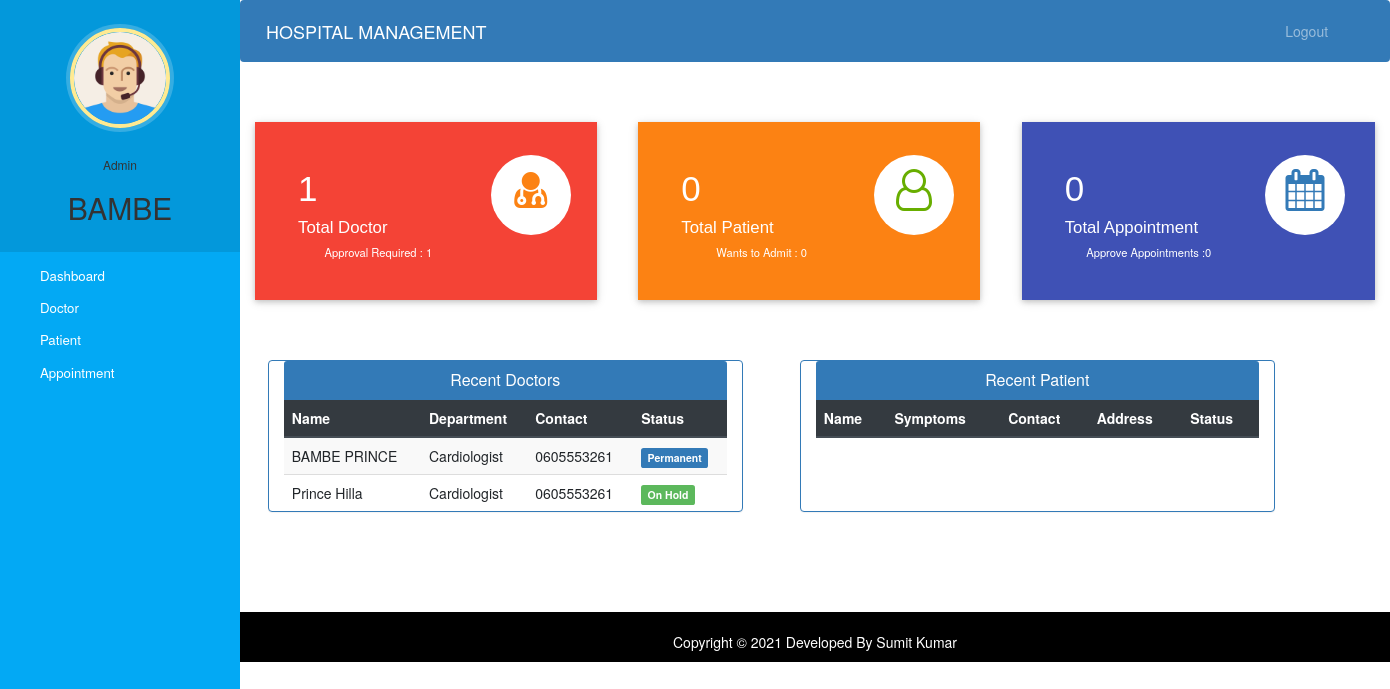
Page /admin-dashboard (signed in) on the committed database.
### hospital/models.py (models this page shows, shortened)
class Doctor(models.Model):
    user=models.OneToOneField(User,on_delete=models.CASCADE)
    profile_pic= models.ImageField(upload_to='profile_pic/DoctorProfilePic/',null=True,blank=True)
    address = models.CharField(max_length=40)
    mobile = models.CharField(max_length=20,null=True)
    department= models.CharField(max_length=50,choices=departments,default='Cardiologist')
    status=models.BooleanField(default=False)
    @property
    def get_name(self):
        return self.user.first_name+" "+self.user.last_name

### hospital/views.py (the view)
# urls.py: path('admin-dashboard', views.admin_dashboard_view,name='admin-dashboard'),
@login_required(login_url='adminlogin')
@user_passes_test(is_admin)
def admin_dashboard_view(request):
    doctors=models.Doctor.objects.all().order_by('-id')
    patients=models.Patient.objects.all().order_by('-id')
    doctorcount=models.Doctor.objects.all().filter(status=True).count()
    pendingdoctorcount=models.Doctor.objects.all().filter(status=False).count()
    patientcount=models.Patient.objects.all().filter(status=True).count()
    pendingpatientcount=models.Patient.objects.all().filter(status=False).count()
    appointmentcount=models.Appointment.objects.all().filter(status=True).count()
    pendingappointmentcount=models.Appointment.objects.all().filter(status=False).count()
    mydict={
    'doctors':doctors,
    'patients':patients,
    'doctorcount':doctorcount,
    'pendingdoctorcount':pendingdoctorcount,
    'patientcount':patientcount,
    'pendingpatientcount':pendingpatientcount,
    'appointmentcount':appointmentcount,
    'pendingappointmentcount':pendingappointmentcount,
    }
    return render(request,'hospital/admin_dashboard.html',context=mydict)

### hospital/views.py (called while the page is built)
def is_admin(user):
    return user.groups.filter(name='ADMIN').exists()

### templates/hospital/admin_dashboard.html (shortened to what this page needs)
{% extends 'hospital/admin_base.html' %}
{% load static %}
{% block content %}
{%include 'hospital/admin_dashboard_cards.html'%}
<br><br><br>
<div class="container">
  <div class="row">
    <div class="panel panel-primary col-md-5" style="margin-left:2%;">
      <div class="panel-heading" style="text-align:center;">
        <h6 class="panel-title">Recent Doctors</h6>
      </div>
      <table class="table table-hover table-striped" id="dev-table">
        <thead class="thead-dark">
          <tr>
            <th>Name</th>
            <th>Department</th>
            <th>Contact</th>
            <th>Status</th>
          </tr>
        </thead>
        {% for d in doctors %}
        <tr>
          <td> {{d.get_name}}</td>
          <td>{{d.department}}</td>
          <td>{{d.mobile}}</td>
          {%if d.status%}
          <td> <span class="label label-primary">Permanent</span></td>
          {% else %}
          <td> <span class="label label-success">On Hold</span></td>
          {% endif %}
        </tr>
        {% endfor %}
      </table>
    </div>
    <div class="panel panel-primary col-md-5" style="margin-left:5%;">
      <div class="panel-heading" style="text-align:center;">
        <h6 class="panel-title">Recent Patient</h6>
      </div>
      <table class="table table-hover table-striped" id="dev-table">
        <thead class="thead-dark">
          <tr>
            <th>Name</th>
            <th>Symptoms</th>
            <th>Contact</th>
            <th>Address</th>
            <th>Status</th>
          </tr>
        </thead>
      </table>
    </div>
  </div>
</div>
{% endblock content %}

### templates/hospital/admin_base.html (shortened to what this page needs)
<!DOCTYPE html>
{% load static %}
<html lang="en">
<head>
  <link rel="stylesheet" href="https://stackpath.bootstrapcdn.com/bootstrap/4.3.1/css/bootstrap.min.css">
  <link rel="stylesheet" href="https://maxcdn.bootstrapcdn.com/font-awesome/4.7.0/css/font-awesome.min.css">
  <link rel="stylesheet" href="{% static '/style.css' %}">
</head>
<body>
  <nav class="menu" tabindex="0">
    <header class="avatar">
      <img src="{% static "images/adminpropic.png" %}" />
      <br><br>
      <h6>Admin</h6>
      <h2>{{request.user.first_name}}</h2>
    </header>
    <ul>
      <li tabindex="0" class="icon-dashboard"> <a style="color:white; text-decoration:none;" href="/admin-dashboard"><span>Dashboard</span></a> </li>
      <li tabindex="0" class="icon-customers"> <a style="color:white; text-decoration:none;" href="/admin-doctor"><span>Doctor</span></a></li>
      <li tabindex="0" class="icon-users"> <a style="color:white; text-decoration:none;" href="/admin-patient"><span>Patient</span></a></li>
      <li tabindex="0" class="icon-calendar"> <a style="color:white; text-decoration:none;" href="/admin-appointment"><span>Appointment</span></a></li>
    </ul>
  </nav>
  <main>
    <div class="bs-example">
      <nav class="navbar navbar-expand-md  navbar-dark fixed-top" style="background:#337AB7;">
        <a href="/admin-dashboard" class="navbar-brand">HOSPITAL MANAGEMENT</a>
        <div class="collapse navbar-collapse justify-content-between" id="navbarCollapse">
          <div class="navbar-nav" style=" margin-left: 90%;">
            <a href="/logout" class="nav-item nav-link">Logout</a>
          </div>
        </div>
      </nav>
    </div>
    <br><br>
    {% block content %}
    {% endblock content %}
    <br><br><br><br>
    <footer>
      <br>
      <div class="container">
        <div class="row">
          <div class="col-md-12 col-sm-12">
            <div style="color:#ffffff;" class="wow fadeInUp footer-copyright">
              <p>
                Copyright &copy; 2021 Developed By Sumit Kumar </p>
            </div>
          </div>
        </div>
      </div>
    </footer>
  </main>
</body>
</html>

### templates/hospital/admin_dashboard_cards.html (shortened to what this page needs)
<!DOCTYPE html>
<html lang="en" dir="ltr">
<head>
  <link rel="stylesheet" href="https://maxcdn.bootstrapcdn.com/bootstrap/3.4.1/css/bootstrap.min.css">
  <link rel="stylesheet" href="https://cdnjs.cloudflare.com/ajax/libs/font-awesome/4.7.0/css/font-awesome.min.css">
</head>
<body>
  <div class="market-updates">
    <div class="col-md-4 market-update-gd">
      <div class="market-update-block clr-block-1">
        <div class="col-md-8 market-update-left">
          <h3>{{doctorcount}}</h3>
          <h4>Total Doctor</h4>
          <p>Approval Required : {{pendingdoctorcount}}</p>
        </div>
        <div class="col-md-4 market-update-right">
          <i class="fa fa-user-md"></i>
        </div>
        <div class="clearfix"> </div>
      </div>
    </div>
    <div class="col-md-4 market-update-gd">
      <div class="market-update-block clr-block-2">
        <div class="col-md-8 market-update-left">
          <h3>{{patientcount}}</h3>
          <h4>Total Patient</h4>
          <p>Wants to Admit : {{pendingpatientcount}}</p>
        </div>
        <div class="col-md-4 market-update-right">
          <i class="fa fa-user-o"></i>
        </div>
        <div class="clearfix"> </div>
      </div>
    </div>
    <div class="col-md-4 market-update-gd">
      <div class="market-update-block clr-block-3">
        <div class="col-md-8 market-update-left">
          <h3>{{appointmentcount}}</h3>
          <h4>Total Appointment</h4>
          <p>Approve Appointments :{{pendingappointmentcount}} </p>
        </div>
        <div class="col-md-4 market-update-right">
          <i class="fa fa-calendar"> </i>
        </div>
        <div class="clearfix"> </div>
      </div>
    </div>
  </div>
</body>
</html>

### static/style.css (style rules this page uses)
body { padding-left: 240px; }
main { position: relative; height: 100vh; }
.menu { background: #5bc995; height: 100vh; width: 240px; position: fixed; top: 0px; left: 0; z-index: 5; outline: none; }
.menu .avatar { background: rgba(0, 0, 0, 0.1); padding: 2em 0.5em; text-align: center; }
.menu .avatar img { width: 100px; border-radius: 50%; overflow: hidden; border: 4px solid #ffea92; box-shadow: 0 0 0 4px rgba(255, 255, 255, 0.2); }
.menu .avatar h2 { font-weight: normal; margin-bottom: 0; }
.menu ul { list-style: none; padding: 0.5em 0; margin: 0; }
.menu ul li { padding: 0.5em 1em 0.5em 3em; font-size: 0.95em; font-weight: regular; background-repeat: no-repeat; background-position: left 15px center; background-size: auto 20px; transition: all 0.15s linear; cursor: pointer; }
.menu ul li.icon-dashboard { background-image: url("http://www.entypo.com/images//gauge.svg"); }
.menu ul li.icon-customers { background-image: url("http://www.entypo.com/images//briefcase.svg"); }
.menu ul li.icon-users { background-image: url("http://www.entypo.com/images//users.svg"); }
.menu ul li.icon-calendar { background-image: url("http://www.entypo.com/images//calendar.svg"); }

### templates/hospital/admin_base.html (style rules this page uses)
a:link { text-decoration: none; }
a { color: white; }
footer { padding: 0px 0px 0px 0px; background-color: black; margin: 0px; }
.fa { font-size: 23px; width: 60px; text-align: center; text-decoration: none; margin: 5px 2px; border-radius: 50%; }
p { text-align: center; }
body { padding-left: 240px; }
main { position: relative; height: 100vh; }
.menu { background: #03a9f4; height: 100vh; width: 240px; position: fixed; top: 0px; left: 0; z-index: 5; outline: none; }
.menu .avatar { background: rgba(0, 0, 0, 0.1); padding: 2em 0.5em; text-align: center; }
.menu .avatar img { width: 100px; border-radius: 50%; overflow: hidden; border: 4px solid #ffea92; box-shadow: 0 0 0 4px rgba(255, 255, 255, 0.2); }
.menu .avatar h2 { font-weight: normal; margin-bottom: 0; }
.menu ul { list-style: none; padding: 0.5em 0; margin: 0; }
.menu ul li { padding: 0.5em 1em 0.5em 3em; font-size: 0.95em; font-weight: regular; background-repeat: no-repeat; background-position: left 15px center; background-size: auto 20px; transition: all 0.15s linear; cursor: pointer; }
.menu ul li.icon-dashboard { background-image: url("http://www.entypo.com/images//gauge.svg"); }
.menu ul li.icon-customers { background-image: url("http://www.entypo.com/images//briefcase.svg"); }
.menu ul li.icon-users { background-image: url("http://www.entypo.com/images//users.svg"); }
.menu ul li.icon-calendar { background-image: url("http://www.entypo.com/images//calendar.svg"); }

### rows in the picture
Doctor: get_name "BAMBE PRINCE", department "Cardiologist", mobile "0605553261", status "Permanent"
Doctor: get_name "Prince Hilla", department "Cardiologist", mobile "0605553261", status "On Hold"

### other values in the picture
{{ request.user.first_name }} "BAMBE"
{{ doctorcount }} "1"
{{ pendingdoctorcount }} "1"
{{ patientcount }} "0"
{{ pendingpatientcount }} "0"
{{ appointmentcount }} "0"
{{ pendingappointmentcount }} "0"
